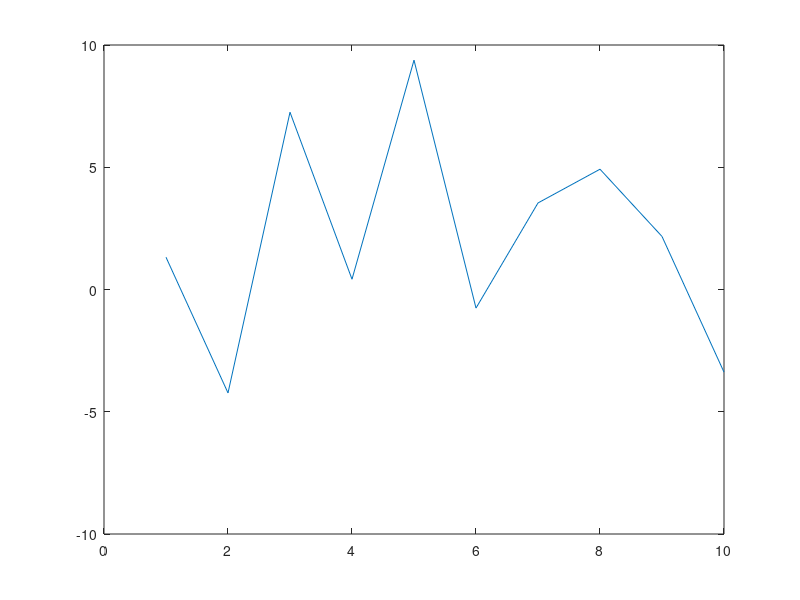
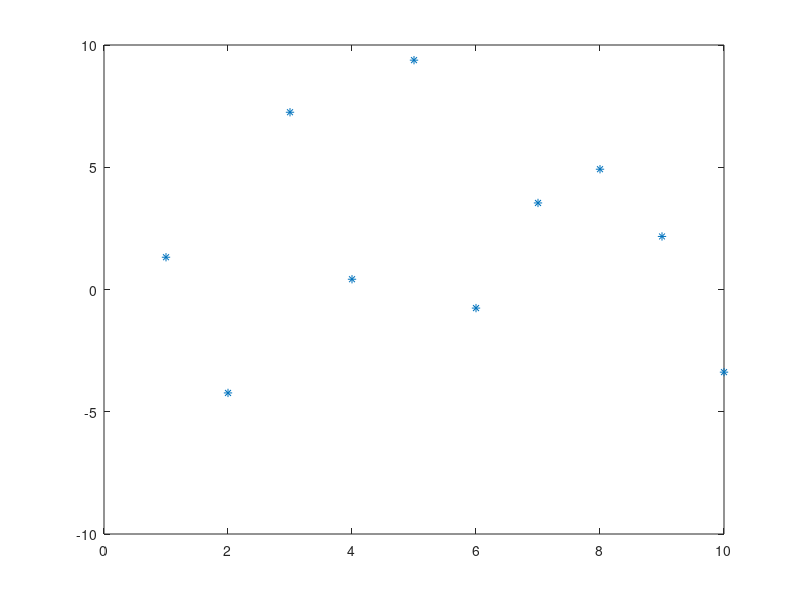
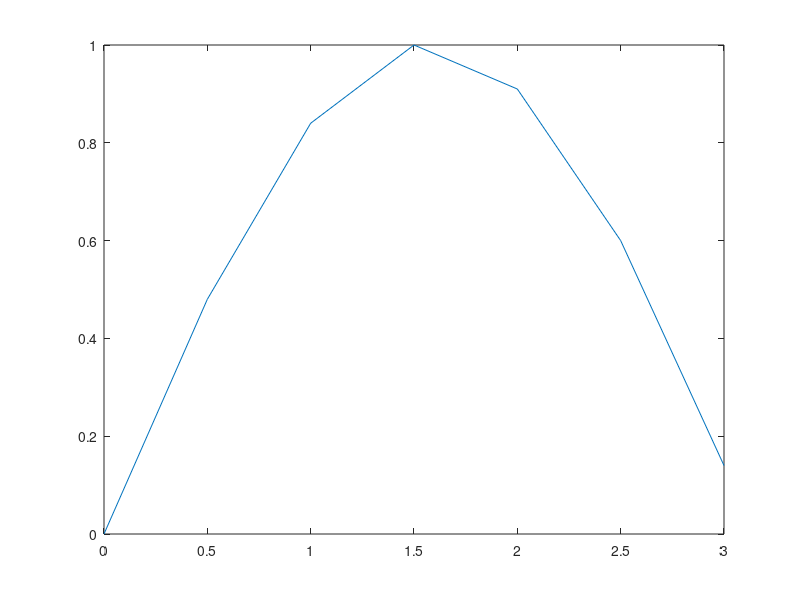
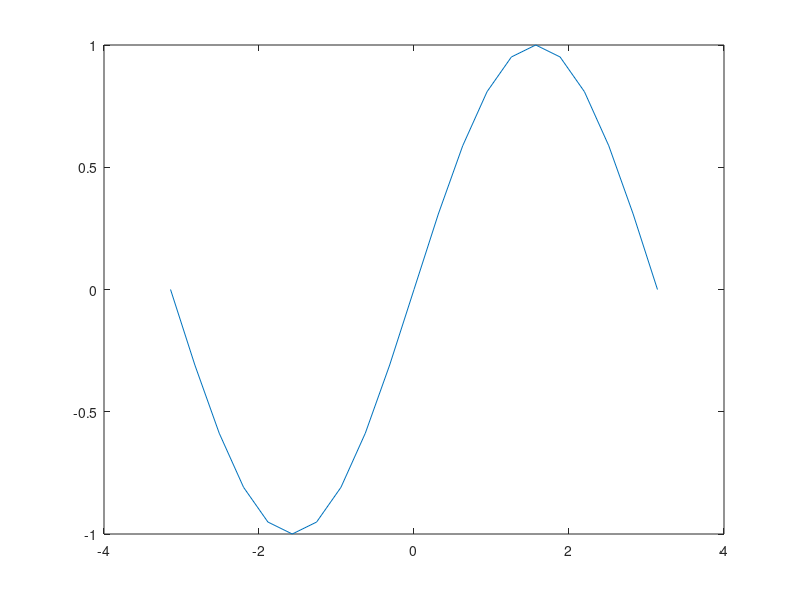

Write MATLAB code to recreate these figures, in order.
v = [1.32 -4.23 7.25 0.42 9.38 -0.76 3.54 4.92 2.17 -3.38];
plot(v)
figure(2);
plot(v,'*')
x = [0.0 0.5 1.0 1.5 2.0 2.5 3.0];
y = [0.00 0.48 0.84 1.00 0.91 0.60 0.14];
figure(3);
plot(x,y)
disp('Grafique los valores de la funci´on coseno desde -π hasta π a pasos de π/10.');
figure(4);
x=-pi:pi/10:pi;
y=sin(x);
plot(x,y)
disp('Grafique la funcion log(x) desde 1 hasta 20 a pasos de 0.1. Agregue un tıtulo al grafico y') 
disp('etiquetas a los ejes.')
x=(1:0.1:20);
y=log(x);
figure(5)
plot(x,y)
disp('Superponga al gr´afico anterior la funci´on y = 3x + 1 y grafique.')
xlog=(1:0.1:20);
ylog=log(x);
xrecta=xlog;
yrecta=3*xlog+1;
figure(6)
plot(xlog, ylog, ";logaritmo;", xrecta, yrecta, ";recta;")

